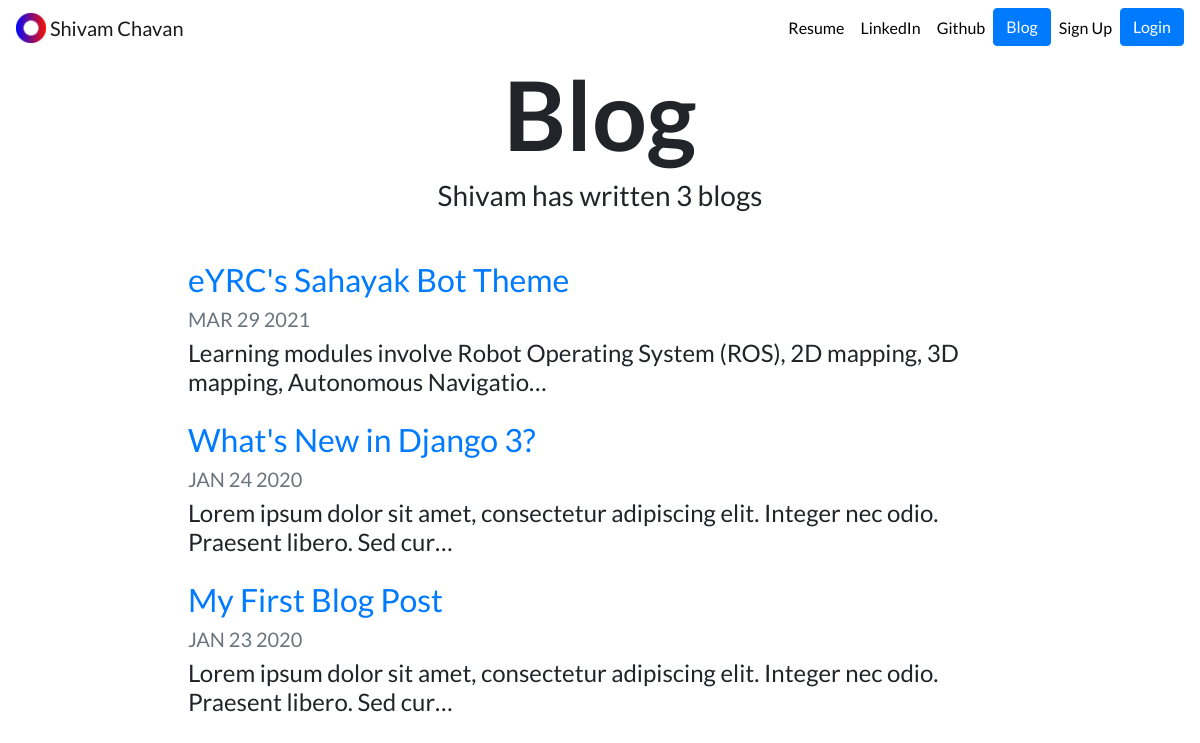
Screenshot of /blog/ with the database file from the repository.
### blog/models.py (models this page shows, shortened)
class Blog(models.Model):
    title = models.CharField(max_length=200)
    description = models.TextField()
    image = models.ImageField(upload_to='portfolio/images/',  blank=True)
    date = models.DateField()

### blog/views.py (the view)
# urls.py: path('', views.all_blogs, name='all_blogs'),
def all_blogs(request):
    blogs = Blog.objects.order_by('-date')
    return render(request, 'blog/all_blogs.html', {'blogs':blogs})

### blog/templates/blog/all_blogs.html
{% extends "portfolio/base.html" %}
{% load static %}
{% block content %}
<h1 id="blogtitle" class="font-weight-bold text-center">Blog</h1>
<h3 class="text-center mb-5">Shivam has written {{ blogs.count }} blog{{ blogs.count|pluralize }}</h3>
{% for blog in blogs %}
<div class="row justify-content-center my-3">
  <div class="col-md-10">
    <a href="{% url 'blog:detail' blog.id %}">
      <h2>{{ blog.title }}</h2>
    </a>
    <h5 class="text-muted">{{ blog.date|date:'M d Y'|upper }}</h5>
    <h4>{{ blog.description|striptags|truncatechars:100 }}</h4>
  </div>
</div>
{% endfor %}
{% endblock %}

### portfolio/static/portfolio/custom.css (style rules this page uses)
body { font-family: 'Lato', sans-serif; }
#blogtitle { font-size: 6rem; }

### rows the page displays
Blog: title "eYRC's Sahayak Bot Theme", date "MAR 29 2021", description "Learning modules involve Robot Operating System (ROS), 2D mapping, 3D mapping, Autonomous Navigatio…"
Blog: title "What's New in Django 3?", date "JAN 24 2020", description "Lorem ipsum dolor sit amet, consectetur adipiscing elit. Integer nec odio. Praesent libero. Sed cur…"
Blog: title "My First Blog Post", date "JAN 23 2020", description "Lorem ipsum dolor sit amet, consectetur adipiscing elit. Integer nec odio. Praesent libero. Sed cur…"

### other values shown
{{ blogs.count }} "3"
